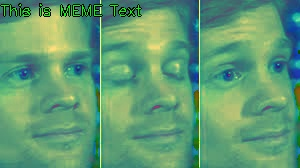
#> input picture sample_save.jpg, 300 x 168 px, given in place of the camera
$ python threeshold_test.py
#> lines starting #> are read from the running program, lines starting #| are printed output that depends on the picture; after the words box and inside, x2 and y2 are one past the last pixel; in counts of white or black regions, pixels touching at a corner belong together
import cv2
import numpy as np

cap = cv2.VideoCapture(0)

while True:
    ret, frame = cap.read()
#> frame is the input picture: shape (168, 300, 3); mean B, G, R 115.6, 156.1, 96.1
    if not ret:
        break

    frame = cv2.flip(frame, 1)
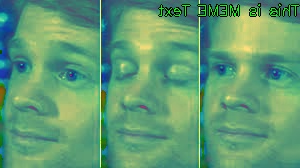
#> frame: shape (168, 300, 3); mean B, G, R 115.6, 156.1, 96.1

    # Convert to gray
    gray = cv2.cvtColor(frame, cv2.COLOR_BGR2GRAY)
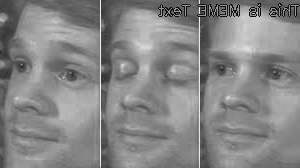
#> gray: shape (168, 300); min 5, max 241, mean 133.5

    # 1️⃣ Simple Binary Threshold (LOW)
    _, thresh_low = cv2.threshold(gray, 50, 255, cv2.THRESH_BINARY)
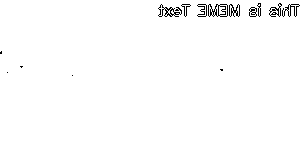
#> thresh_low: shape (168, 300); 98.7% white; black in thin lines or dots, all inside (x1, y1, x2, y2) = (0, 3, 300, 76)

    # 2️⃣ Simple Binary Threshold (HIGH)
    _, thresh_high = cv2.threshold(gray, 180, 255, cv2.THRESH_BINARY)
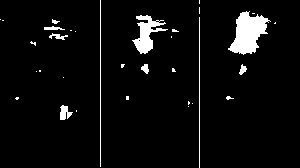
#> thresh_high: shape (168, 300); 4.8% white; 33 white regions (23 under 20 px), largest, box (x1, y1, x2, y2) and area: (228, 11, 271, 55) 1049, (132, 15, 168, 54) 588, (100, 0, 101, 167) 167

    # 3️⃣ Inverse Binary Threshold
    _, thresh_inv = cv2.threshold(gray, 160, 255, cv2.THRESH_BINARY_INV)
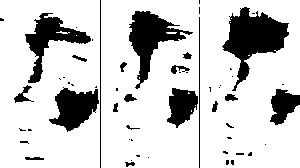
#> thresh_inv: shape (168, 300); 80.9% white; 56 black regions (36 under 20 px), largest, box (x1, y1, x2, y2) and area: (222, 7, 289, 91) 2422, (129, 11, 193, 89) 1782, (25, 13, 91, 83) 1451

    # 4️⃣ Adaptive Threshold (auto lighting)
    thresh_adapt = cv2.adaptiveThreshold(
        gray,
        255,
        cv2.ADAPTIVE_THRESH_GAUSSIAN_C,
        cv2.THRESH_BINARY,
        11,
        2
    )
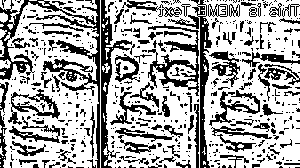
#> thresh_adapt: shape (168, 300); 66.3% white; 532 black regions (424 under 20 px), largest, box (x1, y1, x2, y2) and area: (0, 0, 100, 168) 2680, (101, 0, 132, 168) 1258, (168, 0, 212, 168) 1193

    # Show all frames
    cv2.imshow("Original", frame)
    cv2.imshow("Gray", gray)
    cv2.imshow("Binary TH=100", thresh_low)
    cv2.imshow("Binary TH=160", thresh_high)
    cv2.imshow("Binary INV (160)", thresh_inv)
    cv2.imshow("Adaptive Threshold", thresh_adapt)

    if cv2.waitKey(1) & 0xFF == 27:
#> (key Esc is pressed here)
        break

cap.release()
cv2.destroyAllWindows()

$ run again, on hsj.jpg
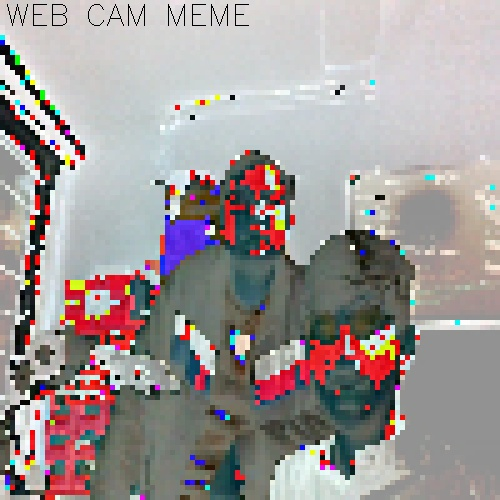
#> input picture hsj.jpg, 500 x 500 px, given in place of the camera
#> frame is the input picture: shape (500, 500, 3); mean B, G, R 152, 152.5, 160.2
#> `_, thresh_low = cv2.threshold(gray, 50, 255, cv2.THRESH_BINARY)`:
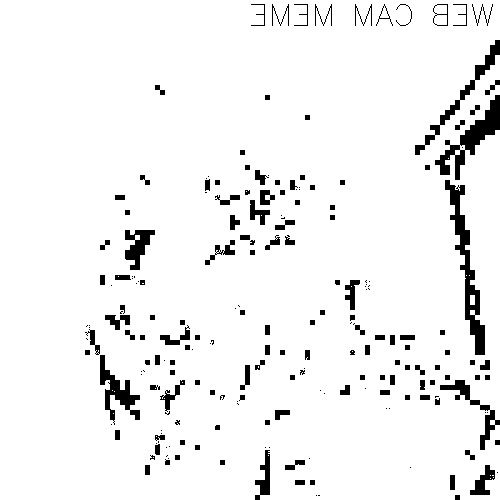
#> thresh_low: shape (500, 500); 94.3% white; 209 black regions (72 under 20 px), largest, box (x1, y1, x2, y2) and area: (445, 180, 485, 355) 1804, (435, 95, 500, 180) 1525, (415, 40, 500, 155) 950
#> thresh_high: shape (500, 500); 48.6% white; 118 white regions (53 under 20 px), largest, box (x1, y1, x2, y2) and area: (0, 0, 500, 385) 103143, (90, 435, 230, 500) 5200, (445, 380, 500, 490) 2639
#> thresh_inv: shape (500, 500); 47.5% white; 79 white regions (43 under 20 px), largest, box (x1, y1, x2, y2) and area: (0, 95, 500, 500) 114182, (415, 40, 500, 160) 1250, (475, 145, 500, 220) 1046
#> `thresh_adapt = cv2.adaptiveThreshold( gray, 255, cv2.ADAPTIVE_THRESH_G..`:
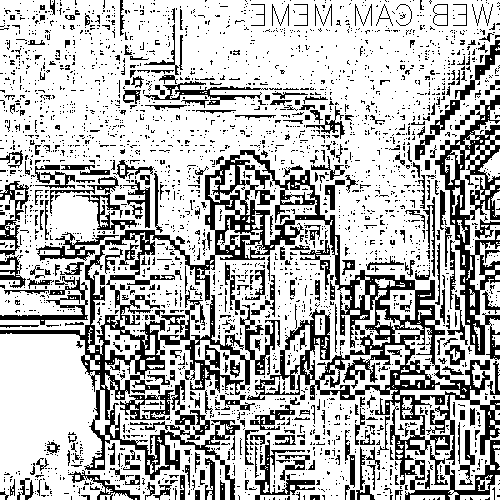
#> thresh_adapt: shape (500, 500); 72% white; 2943 black regions (2618 under 20 px), largest, box (x1, y1, x2, y2) and area: (0, 150, 500, 500) 28027, (435, 95, 500, 360) 5213, (415, 40, 500, 160) 1070
